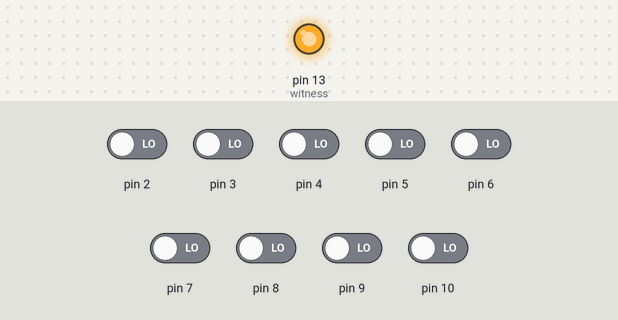
Bench run of a sketch on a simulated Arduino Uno, built with avr-gcc and run on an emulated ATmega328P. Parts: output pins drawn as LEDs (lit = HIGH). The test bench sets the inputs (shaded band); at power-on: pin 2–10 LOW. What the sketch prints to the serial monitor is not drawn.

Above: at 0.1 s.
Timing chart, 0 to 1.6 s (numbered marks = the images above):
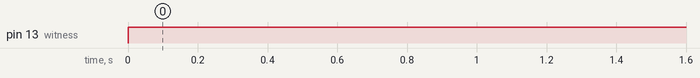

The sketch:

debounce.ino
```cpp
#include <Bounce2.h>
#include <SoftwareSerial.h>

////////////////////
//      BUTTON    //
////////////////////

struct Button {
  const int     pin;
  const int     mask;
  unsigned long last_bounce;
  Bounce        bouncer;
  const char*   str;
};

Button select   = {2,   0b1,          0,  Bounce(), "SELECT"};
Button start    = {3,   0b10,         0,  Bounce(), "START"};

Button orange   = {4,   0b100,        0,  Bounce(), "ORANGE"};
Button blue     = {5,   0b1000,       0,  Bounce(), "BLUE"};
Button yellow   = {6,   0b10000,      0,  Bounce(), "YELLOW"};
Button red      = {7,   0b100000,     0,  Bounce(), "RED"};
Button green    = {8,   0b1000000,    0,  Bounce(), "GREEN"};

Button up       = {9,   0b10000000,   0,  Bounce(), "UP"};
Button down     = {10,  0b100000000,  0,  Bounce(), "DOWN"};

Button buttons[9] = {select, start, orange, blue, yellow, red, green, up, down};

int button_updated = 0;
int button_pressed = 0;

////////////////////
//      LED       //
////////////////////

const int witness = 13;

////////////////////
//    BLUETOOTH   //
////////////////////

const int rx = 12;
const int tx = 11;
SoftwareSerial bluetoothSerial(rx, tx);

////////////////////
//      TIMER     //
////////////////////

unsigned long clk = 0;
unsigned long last_clk = 0;
const int debounce_timer = 300;
const int debounce_interval = 200;

////////////////////
//      ARDUINO   //
////////////////////

const bool debugging = false;

void setup()
{
  // Setup witness LED
  pinMode(witness, OUTPUT);
  // Setup Serial
  Serial.begin(9600);
  bluetoothSerial.begin(9600);

  // Setup buttons
  for (int i = 0; i <= 8; i++) pinMode(buttons[i].pin, INPUT);

  // After setting up the button, setup the object
  for (int i = 0; i <= 8; i++)
  {
    buttons[i].bouncer.attach(buttons[i].pin);
    buttons[i].bouncer.interval(5);
  }
}

int button_update()
{
  button_updated = 0;
  for (int i = 0; i <= 8; i++)
    if (buttons[i].bouncer.update()) button_updated |= buttons[i].mask;
  return button_updated;
}

void button_reader()
{
  for (int i = 0; i <= 8; i++)
  {
    if (button_updated & buttons[i].mask)
    {
      if (buttons[i].bouncer.read())
      {
        buttons[i].last_bounce = millis();
        button_pressed |= buttons[i].mask;
        if (debugging)
        {
          Serial.print("## ENVOI");
          Serial.println(buttons[i].str);
        }
      }
      else
      {
        buttons[i].last_bounce = 0;
        if (debugging)
        {
          Serial.print(buttons[i].str);
          Serial.println(" BOUNCE 0");
        }
      }
    }
  }
  button_updated = 0;
}

void last_bounce_update()
{
  for (int i = 0; i <= 8; i++)
  {
    if (buttons[i].last_bounce)
    {
      if (millis() - buttons[i].last_bounce >= debounce_timer)
      {
        buttons[i].last_bounce += debounce_interval;
        button_pressed |= buttons[i].mask;
        if (debugging)
        {
          Serial.print("RENVOI");
          Serial.println(buttons[i].str);
        }
      }
    }
  }
}

void loop()
{
  // Lights up withness
  digitalWrite(witness, HIGH);

  clk = millis();
  if ((clk - last_clk) >= 10)
  {
    button_pressed = 0;
    last_clk = clk;
    if (button_update()) button_reader();
    last_bounce_update();
    for(int i = 0; i < 9 - String(button_pressed, BIN).length(); ++i)
    {
      Serial.print("0");
      bluetoothSerial.print("0");
    }
    Serial.println(button_pressed, BIN);
    bluetoothSerial.println(button_pressed, BIN);
  }
}
```

Measured:
- by itself, pin 13 (witness): LOW → HIGH at 0.00 s
